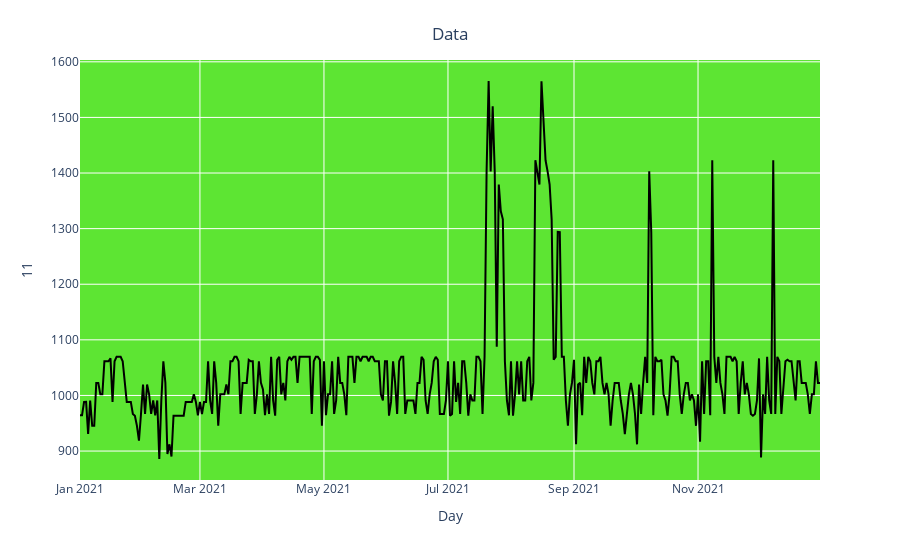

The notebook cell saved with this chart:
### Code cell
import plotly.express as px
fig = px.line(y=df['11'], x=df['Day'])
fig.update_traces(line_color='black') 
fig.update_layout(xaxis_title="Day", 
                  yaxis_title="11",
                  title={'text': "Data", 'y':0.95, 'x':0.5, 'xanchor':'center', 'yanchor':'top'},
                  plot_bgcolor='rgba(53,223,0,0.8)')

### Figure 1 — Plotly figure (JSON) as saved in the notebook; plotly's stock layout.template omitted (floating-point values rounded to 4 significant figures; data arrays with more than 128 entries replaced by an {"elided": "..."} marker saying what was removed)
{"data": [{"hovertemplate": "x=%{x}<br>y=%{y}<extra></extra>", "legendgroup": "", "line": {"color": "black", "dash": "solid"}, "marker": {"symbol": "circle"}, "mode": "lines", "name": "", "orientation": "v", "showlegend": false, "type": "scatter", "x": {"elided": "365 str values"}, "xaxis": "x", "y": {"elided": "365 float values"}, "yaxis": "y"}], "layout": {"legend": {"tracegroupgap": 0}, "margin": {"t": 60}, "plot_bgcolor": "rgba(53,223,0,0.8)", "title": {"text": "Data", "x": 0.5, "xanchor": "center", "y": 0.95, "yanchor": "top"}, "xaxis": {"anchor": "y", "domain": [0, 1], "title": {"text": "Day"}}, "yaxis": {"anchor": "x", "domain": [0, 1], "title": {"text": "11"}}}}
